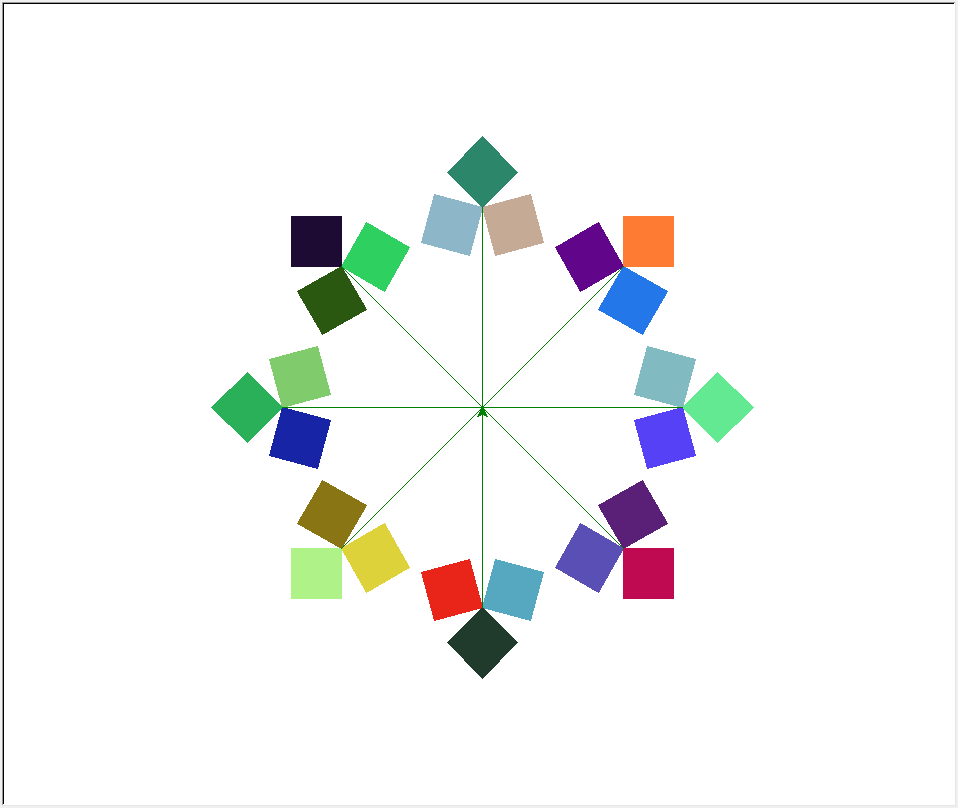

Write Python code to recreate this figure.
import turtle
import random

t = turtle.Pen()
t.speed(0)

t.left(90)

flowers = 8
stem = 200
petal = 50

for k in range(flowers):
    
    t.forward(stem)
    t.left(45)

    for j in range (3):
        t.color(random.random(),random.random(),random.random())
        t.begin_fill()
        for i in range(4):
            t.forward(petal)
            t.right(90)
        t.right(120)
        t.end_fill()
    t.color("green")
    t.right(45)
    t.backward(200)
    t.right(360/flowers)
